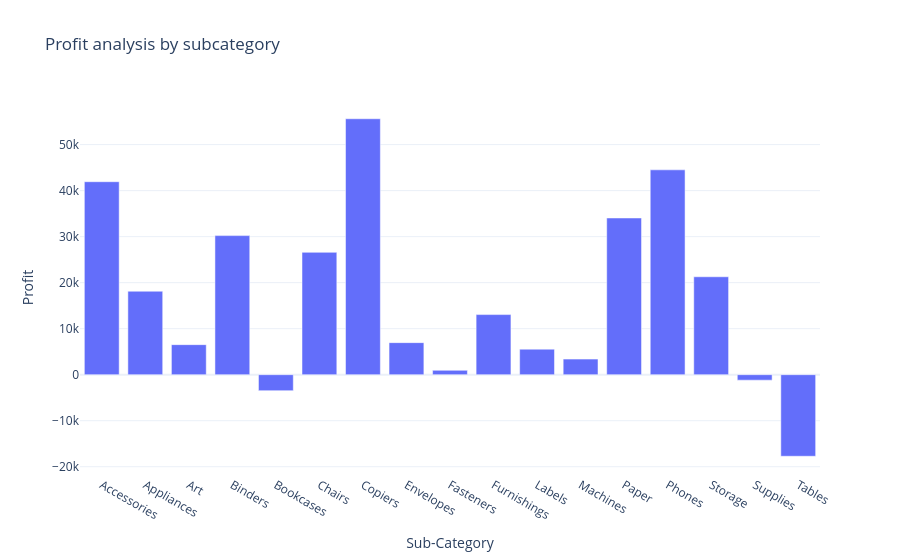

Notebook cell for this chart:
### Markdown cell above
# Profit bySub Category

### Code cell
profit_by_subcategory = data.groupby('Sub-Category')['Profit'].sum().reset_index()

fig =px.bar(profit_by_subcategory, x='Sub-Category',y='Profit',title="Profit analysis by subcategory")

fig.show()

### Figure 1 — Plotly figure (JSON) as saved in the notebook; plotly's stock layout.template omitted (floating-point values rounded to 4 significant figures)
{"data": [{"hovertemplate": "Sub-Category=%{x}<br>Profit=%{y}<extra></extra>", "legendgroup": "", "marker": {"color": "#636efa", "pattern": {"shape": ""}}, "name": "", "orientation": "v", "showlegend": false, "textposition": "auto", "type": "bar", "x": ["Accessories", "Appliances", "Art", "Binders", "Bookcases", "Chairs", "Copiers", "Envelopes", "Fasteners", "Furnishings", "Labels", "Machines", "Paper", "Phones", "Storage", "Supplies", "Tables"], "xaxis": "x", "y": [41940.0, 18140.0, 6528.0, 30220.0, -3473.0, 26590.0, 55620.0, 6964.0, 949.5, 13060.0, 5546.0, 3385.0, 34050.0, 44520.0, 21280.0, -1189.0, -17730.0], "yaxis": "y"}], "layout": {"barmode": "relative", "legend": {"tracegroupgap": 0}, "title": {"text": "Profit analysis by subcategory"}, "xaxis": {"anchor": "y", "domain": [0, 1], "title": {"text": "Sub-Category"}}, "yaxis": {"anchor": "x", "domain": [0, 1], "title": {"text": "Profit"}}}}
